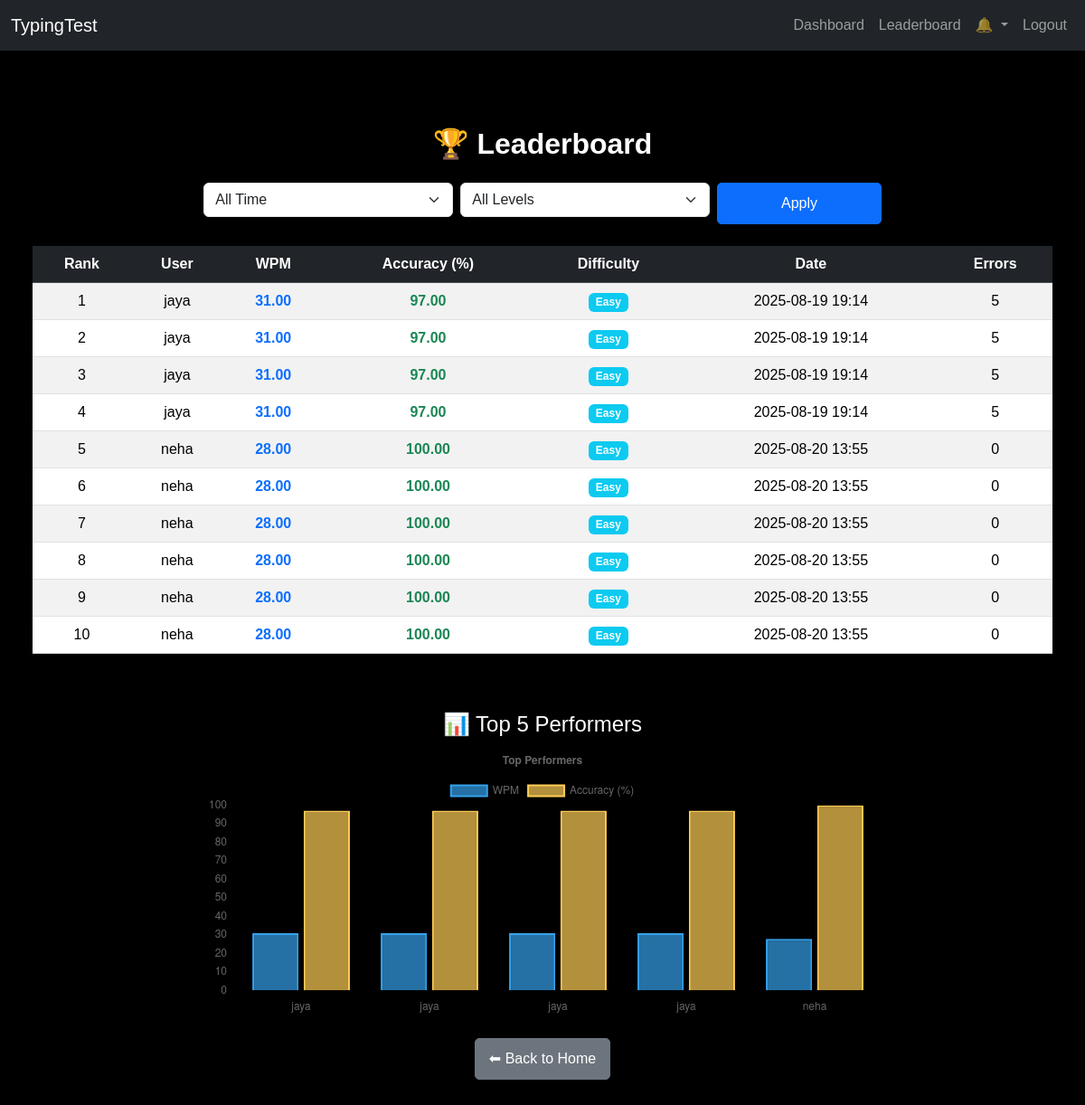
/leaderboard/ (signed in), run on the app's committed database.
### typingtest/models.py (models this page shows, shortened)
class Performance(models.Model):
    user = models.ForeignKey(User, on_delete=models.CASCADE)
    wpm = models.FloatField(help_text="Words per minute")
    accuracy = models.FloatField(help_text="Typing accuracy in percentage")
    errors = models.PositiveIntegerField(default=0, help_text="Number of typing errors")  # NEW FIELD
    difficulty = models.CharField(max_length=10, choices=Paragraph.DIFFICULTY_CHOICES)
    duration = models.PositiveIntegerField(help_text="Duration in minutes")
    date = models.DateTimeField(auto_now_add=True)
    class Meta:
        ordering = ['-date']  # Always newest first

### leaderboard/views.py (the view)
# urls.py: path("", views.leaderboard_view, name="leaderboard"),
@login_required
def leaderboard_view(request):
    time_filter = request.GET.get("time", "all")       # today / week / all
    difficulty_filter = request.GET.get("difficulty", "all")  # easy / medium / hard / all
    performances = Performance.objects.all()
    if difficulty_filter.lower() != "all":
        performances = performances.filter(difficulty__iexact=difficulty_filter)
    if time_filter == "today":
        performances = performances.filter(date__date=now().date())
    elif time_filter == "week":
        week_ago = now() - timedelta(days=7)
        performances = performances.filter(date__gte=week_ago)
    best_performances = []
    user_ids = performances.values_list("user", flat=True).distinct()
    for user_id in user_ids:
        best_perf = performances.filter(user_id=user_id).order_by("-wpm").first()
        if best_perf:
            best_performances.append(best_perf)
    best_performances = sorted(best_performances, key=lambda x: x.wpm, reverse=True)[:10]
    chart_labels = [perf.user.username for perf in best_performances[:5]]
    chart_wpm = [perf.wpm for perf in best_performances[:5]]
    chart_accuracy = [perf.accuracy for perf in best_performances[:5]]
    print("🔥 Total Performances in DB:", Performance.objects.count())
    print("🔥 After filtering:", performances.count())
    print("🔥 Leaderboard:", [f"{p.user.username} - {p.wpm} WPM" for p in best_performances])
    context = {
        "top_scores": best_performances,
        "time_filter": time_filter,
        "difficulty_filter": difficulty_filter,
        "chart_labels": chart_labels,
        "chart_wpm": chart_wpm,
        "chart_accuracy": chart_accuracy,
    }
    return render(request, "leaderboard.html", context)

### notifications/context_processors.py (called while the page is built)
def header_notifications(request):
    if not request.user.is_authenticated:
        return {}
    qs = request.user.notifications.all()[:5]
    unread = request.user.notifications.filter(is_read=False).count()
    return {
        'header_notifications': qs,
        'notifications_unread_count': unread,
    }

### leaderboard/templates/leaderboard.html (shortened to what this page needs)
{% extends "base.html" %}
{% block content %}
<div class="container mt-5">
    <h2 class="mb-4 text-center">🏆 Leaderboard</h2>
    <form method="get" class="row justify-content-center mb-4 g-2">
        <div class="col-12 col-md-3">
            <select name="time" class="form-select w-100">
                <option value="all" {% if time_filter == 'all' %}selected{% endif %}>All Time</option>
            </select>
        </div>
        <div class="col-12 col-md-3">
            <select name="difficulty" class="form-select w-100">
                <option value="all" {% if difficulty_filter == 'all' %}selected{% endif %}>All Levels</option>
            </select>
        </div>
        <div class="col-12 col-md-2 d-grid">
            <button type="submit" class="btn btn-primary">Apply</button>
        </div>
    </form>
    {% if top_scores %}
        <div class="table-responsive">
            <table class="table table-striped table-hover text-center align-middle">
                <thead class="table-dark">
                    <tr>
                        <th>Rank</th>
                        <th>User</th>
                        <th>WPM</th>
                        <th>Accuracy (%)</th>
                        <th>Difficulty</th>
                        <th>Date</th>
                        <th>Errors</th>
                    </tr>
                </thead>
                <tbody>
                    {% for perf in top_scores %}
                        <tr>
                            <td>{{ forloop.counter }}</td>
                            <td>{{ perf.user.username }}</td>
                            <td class="fw-bold text-primary">{{ perf.wpm|floatformat:2 }}</td>
                            <td class="fw-bold text-success">{{ perf.accuracy|floatformat:2 }}</td>
                            <td><span class="badge bg-info">{{ perf.difficulty|title }}</span></td>
                            <td>{{ perf.date|date:"Y-m-d H:i" }}</td>
                            <td>{{ perf.errors }}</td>
                        </tr>
                    {% endfor %}
                </tbody>
            </table>
        </div>
        <div class="mt-5">
            <h4 class="text-center">📊 Top 5 Performers</h4>
            <div class="row justify-content-center">
                <div class="col-12 col-md-8">
                    <canvas id="leaderboardChart" class="w-100" style="max-height:300px;"></canvas>
                </div>
            </div>
        </div>
    {% else %}
        <p class="text-center">No performances recorded yet. 🚀</p>
    {% endif %}
    <div class="text-center mt-4">
        <a href="{% url 'home' %}" class="btn btn-secondary">⬅ Back to Home</a>
    </div>
</div>
<script>
    const ctx = document.getElementById('leaderboardChart').getContext('2d');
    const leaderboardChart = new Chart(ctx, {
        type: 'bar',
        data: {
            labels: {{ chart_labels|safe }},
            datasets: [
                {
                    label: 'WPM',
                    data: {{ chart_wpm|safe }},
                    backgroundColor: 'rgba(54, 162, 235, 0.7)',
                    borderColor: 'rgba(54, 162, 235, 1)',
                    borderWidth: 2
                },
                {
                    label: 'Accuracy (%)',
                    data: {{ chart_accuracy|safe }},
                    backgroundColor: 'rgba(255, 206, 86, 0.7)',
                    borderColor: 'rgba(255, 206, 86, 1)',
                    borderWidth: 2
                }
            ]
        },
        options: {
            responsive: true,
            maintainAspectRatio: false,
            plugins: {
                legend: { position: 'top' },
                title: { display: true, text: 'Top Performers' }
            },
            scales: {
                y: {
                    beginAtZero: true,
                    ticks: { stepSize: 10 }
                }
            }
        }
    });
</script>
{% endblock %}

### templates/base.html (shortened to what this page needs)
{% load static %}
<!DOCTYPE html>
<html lang="en">
<head>
    <link href="https://cdn.jsdelivr.net/npm/bootstrap@5.3.3/dist/css/bootstrap.min.css" rel="stylesheet">
    <link rel="stylesheet" href="{% static 'css/style.css' %}">
    <link rel="stylesheet" href="{% static 'css/responsive.css' %}">
</head>
<body>
    <nav class="navbar navbar-expand-lg navbar-dark bg-dark">
        <div class="container-fluid">
            <a class="navbar-brand" href="{% url 'home' %}">TypingTest</a>
            <div class="collapse navbar-collapse" id="navbarNav">
                <ul class="navbar-nav ms-auto">
                    <li class="nav-item"><a class="nav-link" href="{% url 'performance_tracking' %}">Dashboard</a></li>
                    <li class="nav-item"><a class="nav-link" href="{% url 'leaderboard' %}">Leaderboard</a></li>
                    {% if user.is_authenticated %}
                    <li class="nav-item dropdown">
                        <a class="nav-link dropdown-toggle position-relative" href="#" id="notificationDropdown" role="button" data-bs-toggle="dropdown" aria-expanded="false">
                            🔔
                        </a>
                    </li>
                    {% endif %}
                    {% if user.is_authenticated %}
                        <li class="nav-item"><a class="nav-link" href="{% url 'logout' %}">Logout</a></li>
                    {% else %}
                        <li class="nav-item"><a class="nav-link" href="{% url 'login' %}">Login</a></li>
                    {% endif %}
                </ul>
            </div>
        </div>
    </nav>
    <div class="container-fluid px-3 py-3">
        {% block content %}{% endblock %}
    </div>
</body>
</html>

### static/css/style.css (style rules this page uses)
body { margin: 0; padding: 0; background-color: #000; color: white; font-family: Arial, sans-serif; }
.container { max-width: 1200px; margin: auto; padding: 20px; }
h1, h2, h3 { font-weight: bold; }
button, .btn { border-radius: 5px; padding: 10px 15px; }

### static/css/responsive.css (style rules this page uses)
body { font-size: 16px; line-height: 1.5; overflow-x: hidden; }

### templates/base.html (style rules this page uses)
body { margin: 0; padding: 0; background-color: #000; color: white; }
@media (min-width: 769px) { body { font-size: 16px; } }

### data on the page
Performance: user.username "jaya", wpm "31.00", accuracy "97.00", difficulty "Easy", date "2025-08-19 19:14", errors "5"
Performance: user.username "neha", wpm "28.00", accuracy "100.00", difficulty "Easy", date "2025-08-20 13:55", errors "0"

### other printed values
chart data {{ chart_labels|safe }} ['jaya', 'jaya', 'jaya', 'jaya', 'neha']
chart data {{ chart_wpm|safe }} [31.0, 31.0, 31.0, 31.0, 28.0]
chart data {{ chart_accuracy|safe }} [97.0, 97.0, 97.0, 97.0, 100.0]
